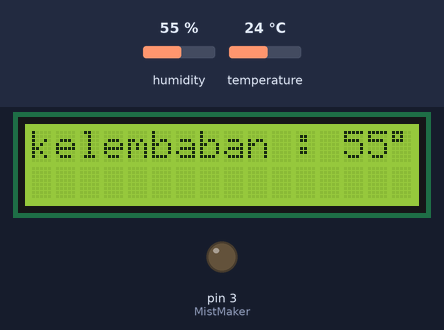
This sketch was run on a simulated Arduino Uno, built with avr-gcc and run on an emulated ATmega328P. Parts: 16×2 character LCD, output pins drawn as LEDs (lit = HIGH). The test bench sets the inputs (shaded band); at power-on: humidity 55 %, temperature 24 °C. What the sketch prints to the serial monitor is not drawn.

Above: at 1.2 s.
1.3 s: humidity set to 68 %
At 3.3 s:
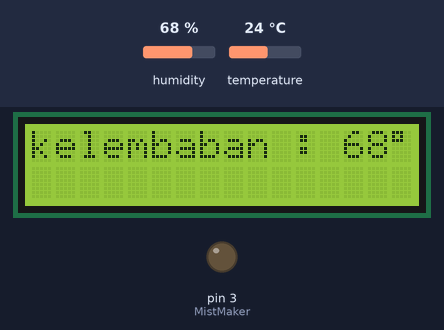
4.0 s: humidity set to 71 %
At 4.9 s:
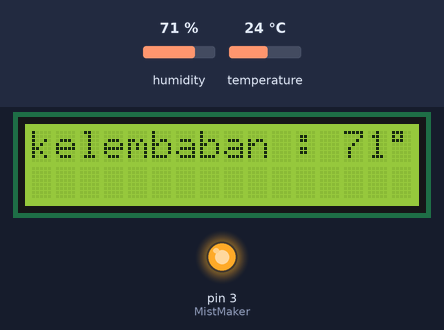
6.7 s: humidity set to 22 %
At 9.4 s:
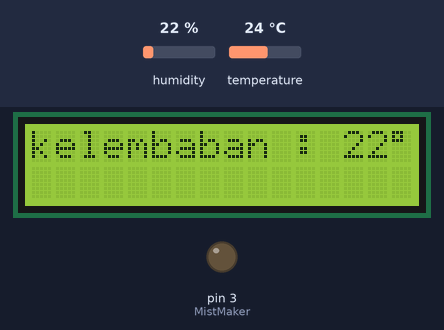
Timing chart, 0 to 10.9 s (numbered marks = the images above; inputs shaded):
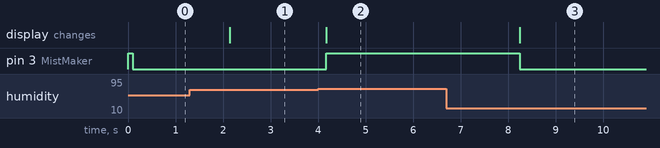

Measured:
- the behaviour switches between 69 and 70 % on humidity (found by bisection; images 1 and 2)
- after the input at 1.3 s, the display: changes after 0.84 s (image 1)
- after the input at 4.0 s, pin 3 (MistMaker): LOW → HIGH after 0.18 s; the display: changes after 0.18 s (image 2)
- after the input at 6.7 s, pin 3 (MistMaker): HIGH → LOW after 1.5 s; the display: changes after 1.5 s (image 3)

The sketch:

DHT11.ino
```cpp
// https://www.youtube.com/watch?v=1Qndq5OV_XE
#include <DHT.h> // library DHT11
#include <LiquidCrystal_I2C.h> //library LCD
LiquidCrystal_I2C lcd (0x23, 16, 2 ); // inisialisai pin i2c lcd, lcd yg digunakan 16 koloam 2 baris
DHT dht(4, DHT11); // pin, tipe DHT
#define MistMaker 3 // pin mist maker

void setup() {
  // put your setup code here, to run once:
  Serial.begin(9600); // Serial komunikasi yang digunakan
  pinMode(MistMaker,OUTPUT);// inisialisasi pin mistmaker sebagai output
  digitalWrite(MistMaker,HIGH);
  lcd.begin();
  dht.begin();
}

void loop() {
  // put your main code here, to run repeatedly:
  byte kelembaban = dht.readHumidity(); // data yang akan dideteksi oleh sensor DHT11

  Serial.print("kelembaban: ");
  Serial.println(kelembaban);
  Serial.print(" ");

  lcd.setCursor (0,0);
  lcd.print("kelembaban : ");
  lcd.print(kelembaban);
  lcd.print((char)223);
  lcd.print("RH");

  if (kelembaban >= 70)
  digitalWrite(MistMaker,HIGH);

  else if (kelembaban <= 80)
  digitalWrite(MistMaker,LOW);

}
```
